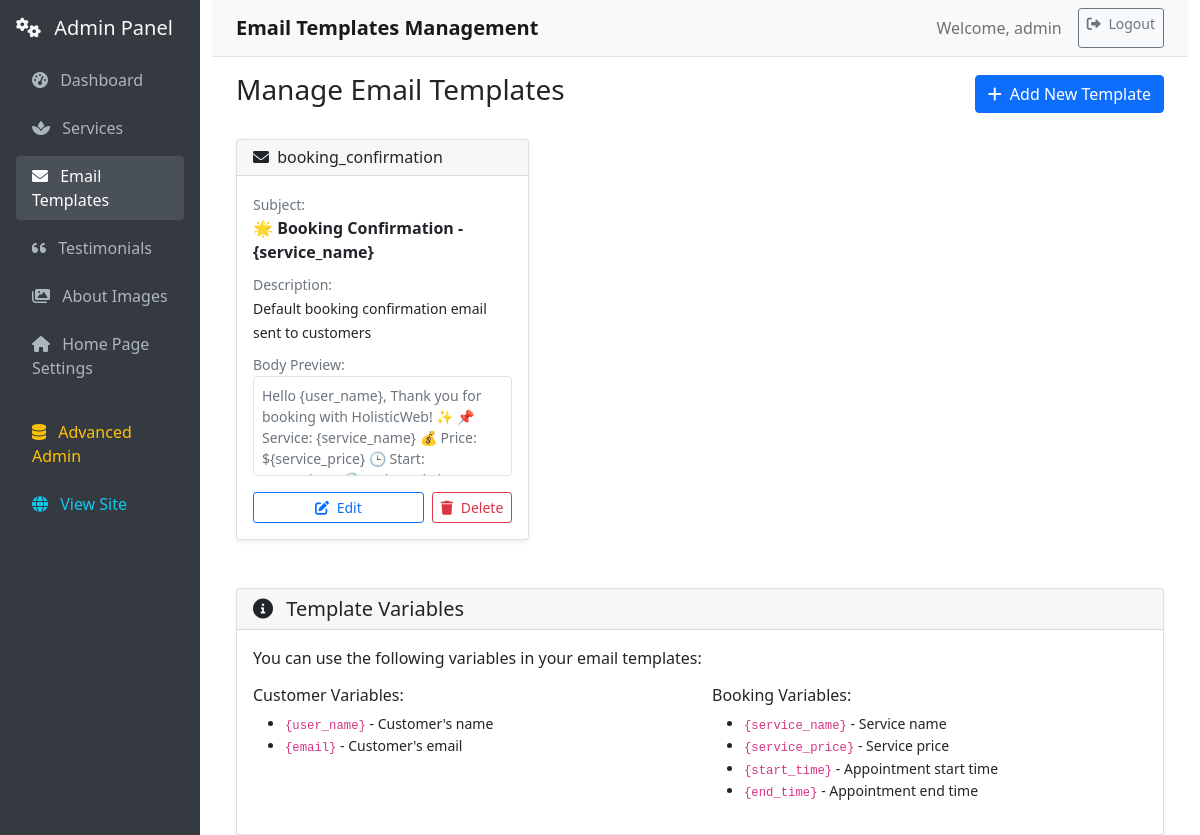
The page /web_admin/emails (signed in) on the database its author committed.
### db/models.py (models this page shows, shortened)
class User(db.Model, UserMixin):
    __tablename__ = 'users'
    id = db.Column(db.Integer, primary_key=True, autoincrement=True)
    is_paid = db.Column(db.Boolean, default=False)
    username = db.Column(db.String(80), nullable=False, unique=True)
    email = db.Column(db.String(120), nullable=False, unique=True)
    password = db.Column(db.String(128), nullable=False)
    role_id = db.Column(db.Integer, db.ForeignKey('roles.id'), nullable=False)
    role = db.relationship('Role', backref=db.backref('users', lazy=True))
    created_at = db.Column(db.DateTime, default=db.func.now())
    updated_at = db.Column(db.DateTime, default=db.func.now(), onupdate=db.func.now())

class EmailTemplate(db.Model):
    __tablename__ = "email_templates"
    id = db.Column(db.Integer, primary_key=True)
    name = db.Column(db.String(100), nullable=False, unique=True)
    subject = db.Column(db.String(255), nullable=False)
    body = db.Column(db.Text, nullable=False)
    description = db.Column(db.String(255), nullable=True)
    created_at = db.Column(db.DateTime, default=db.func.now())
    updated_at = db.Column(db.DateTime, default=db.func.now(), onupdate=db.func.now())

### routes/web_admin.py (the view)
@web_admin_bp.route('/emails')
@admin_required
def admin_emails():
    templates = EmailTemplate.query.all()
    return render_template('admin/emails.html', templates=templates)

### routes/web_admin.py (called while the page is built)
def admin_required(f):
    @wraps(f)
    @login_required
    def decorated_function(*args, **kwargs):
        if not current_user.is_authenticated or current_user.role.name != 'admin':
            flash('Admin access required.', 'error')
            return redirect(url_for('main.home'))
        return f(*args, **kwargs)
    return decorated_function

### templates/admin/emails.html (shortened to what this page needs)
{% extends "admin/base.html" %}
{% block page_title %}Email Templates Management{% endblock %}
{% block content %}
<div class="row">
    <div class="col-12">
        <div class="d-flex justify-content-between align-items-center mb-4">
            <h3>Manage Email Templates</h3>
            <a href="{{ url_for('web_admin_panel.create_email_template') }}" class="btn btn-primary">
                <i class="fas fa-plus me-1"></i>
                Add New Template
            </a>
        </div>
    </div>
</div>
<div class="row">
    {% if templates %}
        {% for template in templates %}
        <div class="col-md-6 col-lg-4 mb-4">
            <div class="card h-100">
                <div class="card-header">
                    <h6 class="mb-0">
                        <i class="fas fa-envelope me-1"></i>
                        {{ template.name }}
                    </h6>
                </div>
                <div class="card-body d-flex flex-column">
                    <div class="mb-2">
                        <small class="text-muted">Subject:</small><br>
                        <strong>{{ template.subject }}</strong>
                    </div>
                    {% if template.description %}
                    <div class="mb-2">
                        <small class="text-muted">Description:</small><br>
                        <span class="small">{{ template.description }}</span>
                    </div>
                    {% endif %}
                    <div class="mb-3 flex-grow-1">
                        <small class="text-muted">Body Preview:</small><br>
                        <div class="small text-muted border p-2 rounded" style="max-height: 100px; overflow-y: auto;">
                            {{ template.body[:200] }}{% if template.body|length > 200 %}...{% endif %}
                        </div>
                    </div>
                    <div class="mt-auto">
                        <div class="d-flex gap-2">
                            <a href="{{ url_for('web_admin_panel.edit_email_template', template_id=template.id) }}"
                               class="btn btn-outline-primary btn-sm flex-fill">
                                <i class="fas fa-edit me-1"></i>
                                Edit
                            </a>
                            <button class="btn btn-outline-danger btn-sm"
                                    onclick="confirmDeleteTemplate({{ template.id }}, '{{ template.name }}')">
                                <i class="fas fa-trash me-1"></i>
                                Delete
                            </button>
                        </div>
                    </div>
                </div>
            </div>
        </div>
        {% endfor %}
    {% endif %}
</div>
<div class="row mt-4">
    <div class="col-12">
        <div class="card">
            <div class="card-header">
                <h5 class="mb-0">
                    <i class="fas fa-info-circle me-2"></i>
                    Template Variables
                </h5>
            </div>
            <div class="card-body">
                <p>You can use the following variables in your email templates:</p>
                <div class="row">
                    <div class="col-md-6">
                        <h6>Customer Variables:</h6>
                        <ul class="small">
                            <li><code>{user_name}</code> - Customer's name</li>
                            <li><code>{email}</code> - Customer's email</li>
                        </ul>
                    </div>
                    <div class="col-md-6">
                        <h6>Booking Variables:</h6>
                        <ul class="small">
                            <li><code>{service_name}</code> - Service name</li>
                            <li><code>{service_price}</code> - Service price</li>
                            <li><code>{start_time}</code> - Appointment start time</li>
                            <li><code>{end_time}</code> - Appointment end time</li>
                        </ul>
                    </div>
                </div>
            </div>
        </div>
    </div>
</div>
{% endblock %}

### templates/admin/base.html (shortened to what this page needs)
<!DOCTYPE html>
<html lang="en">
<head>
    <link href="https://cdn.jsdelivr.net/npm/bootstrap@5.1.3/dist/css/bootstrap.min.css" rel="stylesheet">
    <link href="https://cdnjs.cloudflare.com/ajax/libs/font-awesome/6.0.0/css/all.min.css" rel="stylesheet">
</head>
<body>
    <div class="container-fluid">
        <div class="row">
            <nav class="col-md-3 col-lg-2 sidebar p-3">
                <div class="mb-3">
                    <h5 class="text-light">
                        <i class="fas fa-cogs me-2"></i>
                        Admin Panel
                    </h5>
                </div>
                <ul class="nav flex-column">
                    <li class="nav-item">
                        <a class="nav-link {% if request.endpoint == 'web_admin_panel.web_admin_panel' %}active{% endif %}"
                           href="{{ url_for('web_admin_panel.web_admin_panel') }}">
                            <i class="fas fa-tachometer-alt me-2"></i>
                            Dashboard
                        </a>
                    </li>
                    <li class="nav-item">
                        <a class="nav-link {% if request.endpoint == 'web_admin_panel.admin_services' %}active{% endif %}"
                           href="{{ url_for('web_admin_panel.admin_services') }}">
                            <i class="fas fa-spa me-2"></i>
                            Services
                        </a>
                    </li>
                    <li class="nav-item">
                        <a class="nav-link {% if request.endpoint == 'web_admin_panel.admin_emails' %}active{% endif %}"
                           href="{{ url_for('web_admin_panel.admin_emails') }}">
                            <i class="fas fa-envelope me-2"></i>
                            Email Templates
                        </a>
                    </li>
                    <li class="nav-item">
                        <a class="nav-link {% if request.endpoint == 'web_admin_panel.admin_testimonials' %}active{% endif %}"
                           href="{{ url_for('web_admin_panel.admin_testimonials') }}">
                            <i class="fas fa-quote-left me-2"></i>
                            Testimonials
                        </a>
                    </li>
                    <li class="nav-item">
                        <a class="nav-link {% if request.endpoint in ['web_admin_panel.admin_about_images', 'web_admin_panel.edit_about_image', 'web_admin_panel.create_about_image'] %}active{% endif %}"
                           href="{{ url_for('web_admin_panel.admin_about_images') }}">
                            <i class="fas fa-images me-2"></i>
                            About Images
                        </a>
                    </li>
                    <li class="nav-item">
                        <a class="nav-link {% if request.endpoint == 'web_admin_panel.admin_settings' %}active{% endif %}"
                           href="{{ url_for('web_admin_panel.admin_settings') }}">
                            <i class="fas fa-home me-2"></i>
                            Home Page Settings
                        </a>
                    </li>
                    <li class="nav-item mt-3">
                        <a class="nav-link text-warning" href="/admin/">
                            <i class="fas fa-database me-2"></i>
                            Advanced Admin
                        </a>
                    </li>
                    <li class="nav-item">
                        <a class="nav-link text-info" href="{{ url_for('main.home') }}">
                            <i class="fas fa-globe me-2"></i>
                            View Site
                        </a>
                    </li>
                </ul>
            </nav>
            <main class="col-md-9 col-lg-10 main-content">
                <nav class="navbar navbar-expand-lg navbar-light bg-light border-bottom">
                    <div class="container-fluid">
                        <span class="navbar-brand mb-0 h1">
                            {% block page_title %}Admin Panel{% endblock %}
                        </span>
                        <div class="navbar-nav ms-auto">
                            <span class="navbar-text me-3">
                                Welcome, {{ current_user.username }}
                            </span>
                            <a class="btn btn-outline-secondary btn-sm" href="/api/logout" onclick="handleLogout(event)">
                                <i class="fas fa-sign-out-alt me-1"></i>
                                Logout
                            </a>
                        </div>
                    </div>
                </nav>
                <div class="container-fluid mt-3">
                    {% block content %}{% endblock %}
                </div>
            </main>
        </div>
    </div>
</body>
</html>

### templates/admin/base.html (style rules this page uses)
.sidebar { min-height: 100vh; background: #343a40; }
.sidebar .nav-link { color: #adb5bd; border-radius: 0.25rem; margin: 0.25rem 0; }
.sidebar .nav-link:hover, .sidebar .nav-link.active { color: #fff; background-color: #495057; }
.main-content { min-height: 100vh; }
.navbar-brand { font-weight: bold; }
.card { box-shadow: 0 0.125rem 0.25rem rgba(0, 0, 0, 0.075); border: 1px solid rgba(0, 0, 0, 0.125); }

### rows shown on the page
User: username "admin"
EmailTemplate: name "booking_confirmation", subject "🌟 Booking Confirmation - {service_name}", description "Default booking confirmation email sent to customers", body "Hello {user_name}, Thank you for booking with HolisticWeb! ✨ 📌 Service: {service_name} 💰 Price: ${service_price} 🕒 Start:…"
